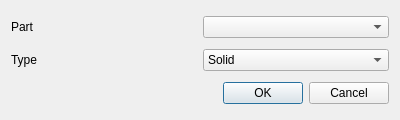
<?xml version="1.0" encoding="UTF-8"?>
<ui version="4.0">
 <class>DAFillMode</class>
 <widget class="QDialog" name="DAFillMode">
  <property name="windowModality">
   <enum>Qt::WindowModal</enum>
  </property>
  <property name="geometry">
   <rect>
    <x>0</x>
    <y>0</y>
    <width>400</width>
    <height>120</height>
   </rect>
  </property>
  <property name="windowTitle">
   <string>Dialog</string>
  </property>
  <layout class="QVBoxLayout" name="verticalLayout">
   <item>
    <layout class="QHBoxLayout" name="horizontalLayout">
     <item>
      <widget class="QLabel" name="label">
       <property name="text">
        <string>Part</string>
       </property>
      </widget>
     </item>
     <item>
      <widget class="QComboBox" name="comboBox"/>
     </item>
    </layout>
   </item>
   <item>
    <layout class="QHBoxLayout" name="horizontalLayout_2">
     <item>
      <widget class="QLabel" name="label_2">
       <property name="text">
        <string>Type</string>
       </property>
      </widget>
     </item>
     <item>
      <widget class="QComboBox" name="comboBox_2">
       <item>
        <property name="text">
         <string>Solid</string>
        </property>
       </item>
       <item>
        <property name="text">
         <string>Texture</string>
        </property>
       </item>
       <item>
        <property name="text">
         <string>Vertical Gradient</string>
        </property>
       </item>
       <item>
        <property name="text">
         <string>Horizontal Gradient</string>
        </property>
       </item>
       <item>
        <property name="text">
         <string>Diagonal Gradient</string>
        </property>
       </item>
       <item>
        <property name="text">
         <string>Radial Gradient</string>
        </property>
       </item>
       <item>
        <property name="text">
         <string>Animated Lineal Gradient</string>
        </property>
       </item>
       <item>
        <property name="text">
         <string>Animated Radial Gradient</string>
        </property>
       </item>
       <item>
        <property name="text">
         <string>Colored Pattern</string>
        </property>
       </item>
      </widget>
     </item>
    </layout>
   </item>
   <item>
    <widget class="QDialogButtonBox" name="buttonBox">
     <property name="orientation">
      <enum>Qt::Horizontal</enum>
     </property>
     <property name="standardButtons">
      <set>QDialogButtonBox::Cancel|QDialogButtonBox::Ok</set>
     </property>
    </widget>
   </item>
  </layout>
 </widget>
 <resources/>
 <connections>
  <connection>
   <sender>buttonBox</sender>
   <signal>accepted()</signal>
   <receiver>DAFillMode</receiver>
   <slot>accept()</slot>
   <hints>
    <hint type="sourcelabel">
     <x>248</x>
     <y>254</y>
    </hint>
    <hint type="destinationlabel">
     <x>157</x>
     <y>274</y>
    </hint>
   </hints>
  </connection>
  <connection>
   <sender>buttonBox</sender>
   <signal>rejected()</signal>
   <receiver>DAFillMode</receiver>
   <slot>reject()</slot>
   <hints>
    <hint type="sourcelabel">
     <x>316</x>
     <y>260</y>
    </hint>
    <hint type="destinationlabel">
     <x>286</x>
     <y>274</y>
    </hint>
   </hints>
  </connection>
 </connections>
</ui>
